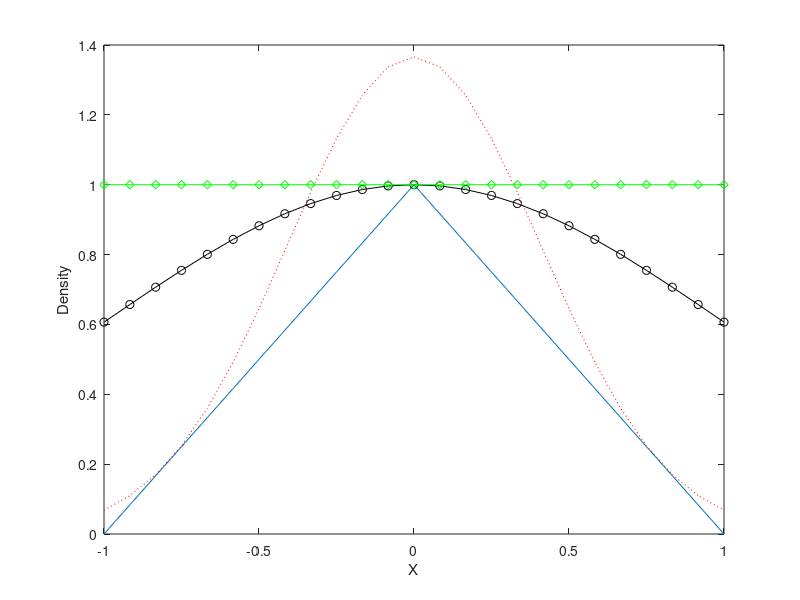

The MATLAB script that drew this image: (Note: this script raises an error after producing the figure.)
%This m-file performs acceptance sampling 
%for the triangular density, using a uniform 
%source density;
clear;
clc;
rand('seed',sum(100*clock));
randn('seed',sum(100*clock));
%----------------------------
%sample from triangular using U(-1,1) source
%-----------------------------
M = 2;
nkeep = 25000;
total_counter = 0;
counter = 0;
triang_keep = zeros(nkeep,1);
    while counter < nkeep;
        total_counter = total_counter +1;
        U = rand(1,1);
        candidate = -1 + 2*rand(1,1);   %draw from the source density
        true_kernel = 1 - abs(candidate);
        source_kernel = (1/2);
        if U <= true_kernel/(M*source_kernel)
            counter = counter+1;
            triang_keep(counter,1) = candidate;
        end;
    end;
        
disp('Observed fraction accepted, uniform source');
counter/total_counter

%------------------------------------------
%sample from triangular using N(0,1) source
%------------------------------------------
%sig = 1;        %change this line of code to examine how performance changes 
                %as sigma^2 changes. 
%M=1;            %
sig = 1/6;
max_point = (1 + sqrt(1/3))/2;
triang_ord = 1 - abs(max_point);
norm_ord  = exp( - (1/(2*sig))*max_point^2);
M = triang_ord/norm_ord;
theoretical_accept = 1/(M*sqrt(2*pi*sig))

nkeep = 25000;
counter = 0;
triang_keep2 = zeros(nkeep,1);
total_counter = 0;
    while counter < nkeep;
        total_counter = total_counter + 1;
        U = rand(1,1);
        candidate = sqrt(sig)*randn(1,1);   %draw from the source density
        true_kernel = max([(1 - abs(candidate)) 0]);
        source_kernel = exp(- (1/(2*sig))*candidate^2);
        if U <= true_kernel/(M*source_kernel)
            counter = counter+1;
            triang_keep2(counter,1) = candidate;
        end;
    end;
disp('Observed Fraction of draws accepted wth Normal Source Density');
counter/total_counter 


%You can "uncomment" the following 5 lines to plot the estimated 
%densities from the uniform and normal source densities
%[dom ran] = epanech2(triang_keep);    
%[dom2 ran2] = epanech2(triang_keep2);

%plot(dom,ran);
%hold on;
%plot(dom2,ran2,'r:');

%Plot the ``blanketing function'' for the Normal Source with sigma^2 = 1/6.
sig = 1/6;
xgrid = linspace(-1,1,25)';
topdens = 1 - abs(xgrid);
bottomdens = M*exp(- (1/(2*sig))*xgrid.^2);
plot(xgrid,topdens);
hold on;
plot(xgrid,bottomdens,'r:');
bottomdens2 = exp(- (1/2)*xgrid.^2);
bottomdens3 = ones(25,1);
plot(xgrid,bottomdens2,'k-o');
plot(xgrid,bottomdens3,'g-d');

xlabel('X');
ylabel('Density');
gtext('N(0,1/6)');
gtext('N(0,1)');
gtext('U(-1,1)');
gtext('Triangular Density');
hold off;
